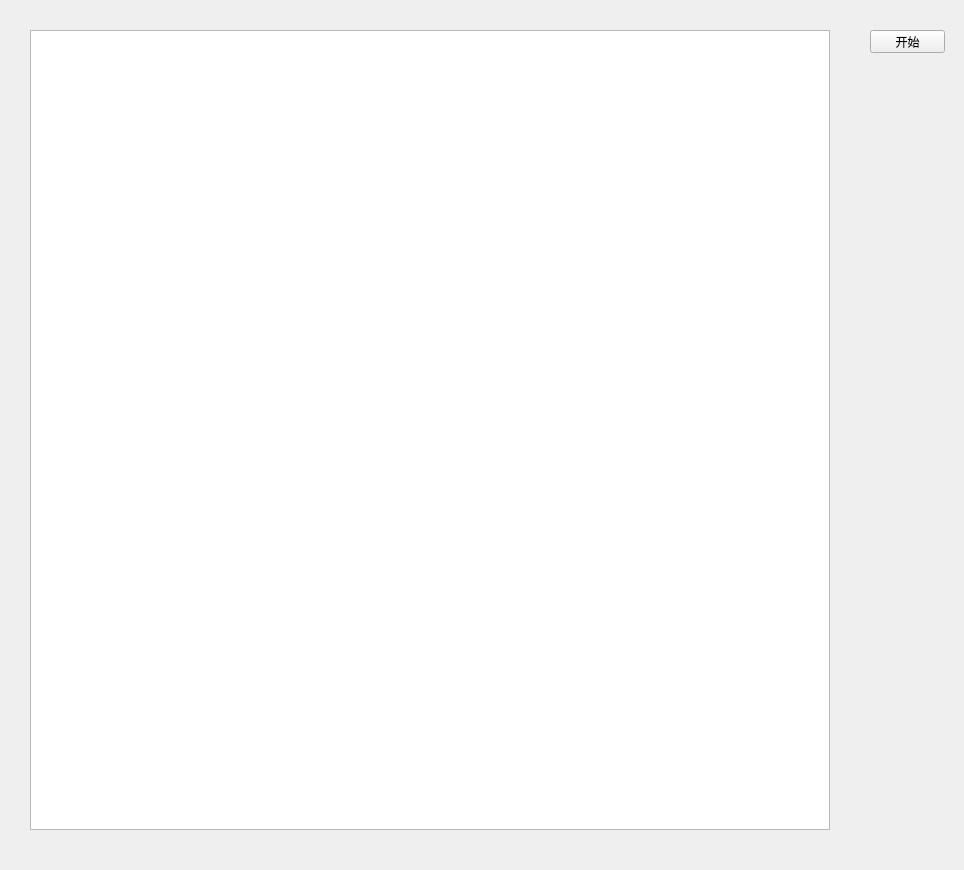
<?xml version="1.0" encoding="UTF-8"?>
<ui version="4.0">
 <class>MainWindow</class>
 <widget class="QMainWindow" name="MainWindow">
  <property name="geometry">
   <rect>
    <x>0</x>
    <y>0</y>
    <width>964</width>
    <height>870</height>
   </rect>
  </property>
  <property name="windowTitle">
   <string>MainWindow</string>
  </property>
  <widget class="QWidget" name="centralwidget">
   <widget class="QGraphicsView" name="view">
    <property name="geometry">
     <rect>
      <x>30</x>
      <y>30</y>
      <width>800</width>
      <height>800</height>
     </rect>
    </property>
   </widget>
   <widget class="QPushButton" name="start_button">
    <property name="geometry">
     <rect>
      <x>870</x>
      <y>30</y>
      <width>75</width>
      <height>23</height>
     </rect>
    </property>
    <property name="text">
     <string>开始</string>
    </property>
   </widget>
  </widget>
 </widget>
 <resources/>
 <connections/>
</ui>
